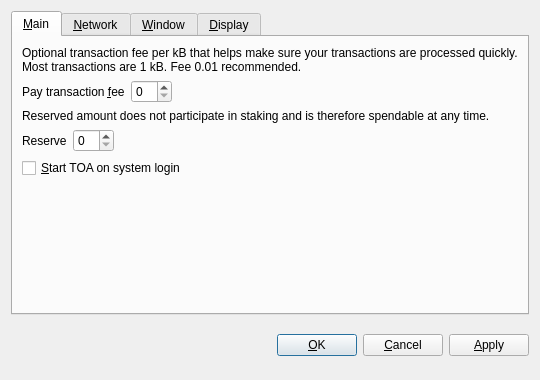
<?xml version="1.0" encoding="UTF-8"?>
<ui version="4.0">
 <class>OptionsDialog</class>
 <widget class="QDialog" name="OptionsDialog">
  <property name="geometry">
   <rect>
    <x>0</x>
    <y>0</y>
    <width>540</width>
    <height>380</height>
   </rect>
  </property>
  <property name="windowTitle">
   <string>Options</string>
  </property>
  <property name="styleSheet">
   <string notr="true">background-image: url(:/images/2s);</string>
  </property>
  <property name="modal">
   <bool>true</bool>
  </property>
  <layout class="QVBoxLayout" name="verticalLayout">
   <item>
    <widget class="QTabWidget" name="tabWidget">
     <property name="tabPosition">
      <enum>QTabWidget::North</enum>
     </property>
     <property name="currentIndex">
      <number>0</number>
     </property>
     <widget class="QWidget" name="tabMain">
      <attribute name="title">
       <string>&amp;Main</string>
      </attribute>
      <layout class="QVBoxLayout" name="verticalLayout_Main">
       <item>
        <widget class="QLabel" name="transactionFeeInfoLabel">
         <property name="text">
          <string>Optional transaction fee per kB that helps make sure your transactions are processed quickly. Most transactions are 1 kB. Fee 0.01 recommended.</string>
         </property>
         <property name="textFormat">
          <enum>Qt::PlainText</enum>
         </property>
         <property name="wordWrap">
          <bool>true</bool>
         </property>
        </widget>
       </item>
       <item>
        <layout class="QHBoxLayout" name="horizontalLayoutFee">
         <item>
          <widget class="QLabel" name="transactionFeeLabel">
           <property name="text">
            <string>Pay transaction &amp;fee</string>
           </property>
           <property name="textFormat">
            <enum>Qt::PlainText</enum>
           </property>
           <property name="buddy">
            <cstring>transactionFee</cstring>
           </property>
          </widget>
         </item>
         <item>
          <widget class="BitcoinAmountField" name="transactionFee"/>
         </item>
         <item>
          <spacer name="horizontalSpacerFee">
           <property name="orientation">
            <enum>Qt::Horizontal</enum>
           </property>
           <property name="sizeHint" stdset="0">
            <size>
             <width>40</width>
             <height>20</height>
            </size>
           </property>
          </spacer>
         </item>
        </layout>
       </item>
       <item>
        <widget class="QLabel" name="reserveBalanceInfoLabel">
         <property name="text">
          <string>Reserved amount does not participate in staking and is therefore spendable at any time.</string>
         </property>
         <property name="textFormat">
          <enum>Qt::PlainText</enum>
         </property>
         <property name="wordWrap">
          <bool>true</bool>
         </property>
        </widget>
       </item>
       <item>
        <layout class="QHBoxLayout" name="horizontalLayoutReserveBalance">
         <item>
          <widget class="QLabel" name="reserveBalanceLabel">
           <property name="text">
            <string>Reserve</string>
           </property>
           <property name="textFormat">
            <enum>Qt::PlainText</enum>
           </property>
           <property name="buddy">
            <cstring>reserveBalance</cstring>
           </property>
          </widget>
         </item>
         <item>
          <widget class="BitcoinAmountField" name="reserveBalance"/>
         </item>
         <item>
          <spacer name="horizontalSpacerReserveBalance">
           <property name="orientation">
            <enum>Qt::Horizontal</enum>
           </property>
           <property name="sizeHint" stdset="0">
            <size>
             <width>40</width>
             <height>20</height>
            </size>
           </property>
          </spacer>
         </item>
        </layout>
       </item>
       <item>
        <widget class="QCheckBox" name="bitcoinAtStartup">
         <property name="toolTip">
          <string>Automatically start TOA after logging in to the system.</string>
         </property>
         <property name="text">
          <string>&amp;Start TOA on system login</string>
         </property>
        </widget>
       </item>
       <item>
        <spacer name="verticalSpacer_Main">
         <property name="orientation">
          <enum>Qt::Vertical</enum>
         </property>
         <property name="sizeHint" stdset="0">
          <size>
           <width>20</width>
           <height>40</height>
          </size>
         </property>
        </spacer>
       </item>
      </layout>
     </widget>
     <widget class="QWidget" name="tabNetwork">
      <attribute name="title">
       <string>&amp;Network</string>
      </attribute>
      <layout class="QVBoxLayout" name="verticalLayout_Network">
       <item>
        <widget class="QCheckBox" name="mapPortUpnp">
         <property name="toolTip">
          <string>Automatically open the TOA client port on the router. This only works when your router supports UPnP and it is enabled.</string>
         </property>
         <property name="text">
          <string>Map port using &amp;UPnP</string>
         </property>
        </widget>
       </item>
       <item>
        <widget class="QCheckBox" name="connectSocks">
         <property name="toolTip">
          <string>Connect to the TOA network through a SOCKS proxy (e.g. when connecting through Tor).</string>
         </property>
         <property name="text">
          <string>&amp;Connect through SOCKS proxy:</string>
         </property>
        </widget>
       </item>
       <item>
        <layout class="QHBoxLayout" name="horizontalLayout_Network">
         <item>
          <widget class="QLabel" name="proxyIpLabel">
           <property name="text">
            <string>Proxy &amp;IP:</string>
           </property>
           <property name="textFormat">
            <enum>Qt::PlainText</enum>
           </property>
           <property name="buddy">
            <cstring>proxyIp</cstring>
           </property>
          </widget>
         </item>
         <item>
          <widget class="QValidatedLineEdit" name="proxyIp">
           <property name="maximumSize">
            <size>
             <width>140</width>
             <height>16777215</height>
            </size>
           </property>
           <property name="toolTip">
            <string>IP address of the proxy (e.g. 127.0.0.1)</string>
           </property>
          </widget>
         </item>
         <item>
          <widget class="QLabel" name="proxyPortLabel">
           <property name="text">
            <string>&amp;Port:</string>
           </property>
           <property name="textFormat">
            <enum>Qt::PlainText</enum>
           </property>
           <property name="buddy">
            <cstring>proxyPort</cstring>
           </property>
          </widget>
         </item>
         <item>
          <widget class="QLineEdit" name="proxyPort">
           <property name="maximumSize">
            <size>
             <width>55</width>
             <height>16777215</height>
            </size>
           </property>
           <property name="toolTip">
            <string>Port of the proxy (e.g. 9050)</string>
           </property>
          </widget>
         </item>
         <item>
          <widget class="QLabel" name="socksVersionLabel">
           <property name="text">
            <string>SOCKS &amp;Version:</string>
           </property>
           <property name="textFormat">
            <enum>Qt::PlainText</enum>
           </property>
           <property name="buddy">
            <cstring>socksVersion</cstring>
           </property>
          </widget>
         </item>
         <item>
          <widget class="QValueComboBox" name="socksVersion">
           <property name="toolTip">
            <string>SOCKS version of the proxy (e.g. 5)</string>
           </property>
          </widget>
         </item>
         <item>
          <spacer name="horizontalSpacer_Network">
           <property name="orientation">
            <enum>Qt::Horizontal</enum>
           </property>
           <property name="sizeHint" stdset="0">
            <size>
             <width>40</width>
             <height>20</height>
            </size>
           </property>
          </spacer>
         </item>
        </layout>
       </item>
       <item>
        <spacer name="verticalSpacer_Network">
         <property name="orientation">
          <enum>Qt::Vertical</enum>
         </property>
         <property name="sizeHint" stdset="0">
          <size>
           <width>20</width>
           <height>40</height>
          </size>
         </property>
        </spacer>
       </item>
      </layout>
     </widget>
     <widget class="QWidget" name="tabWindow">
      <attribute name="title">
       <string>&amp;Window</string>
      </attribute>
      <layout class="QVBoxLayout" name="verticalLayout_Window">
       <item>
        <widget class="QCheckBox" name="minimizeToTray">
         <property name="toolTip">
          <string>Show only a tray icon after minimizing the window.</string>
         </property>
         <property name="text">
          <string>&amp;Minimize to the tray instead of the taskbar</string>
         </property>
        </widget>
       </item>
       <item>
        <widget class="QCheckBox" name="minimizeOnClose">
         <property name="toolTip">
          <string>Minimize instead of exit the application when the window is closed. When this option is enabled, the application will be closed only after selecting Quit in the menu.</string>
         </property>
         <property name="text">
          <string>M&amp;inimize on close</string>
         </property>
        </widget>
       </item>
       <item>
        <spacer name="verticalSpacer_Window">
         <property name="orientation">
          <enum>Qt::Vertical</enum>
         </property>
         <property name="sizeHint" stdset="0">
          <size>
           <width>20</width>
           <height>40</height>
          </size>
         </property>
        </spacer>
       </item>
      </layout>
     </widget>
     <widget class="QWidget" name="tabDisplay">
      <attribute name="title">
       <string>&amp;Display</string>
      </attribute>
      <layout class="QVBoxLayout" name="verticalLayout_Display">
       <item>
        <layout class="QHBoxLayout" name="horizontalLayout_1_Display">
         <item>
          <widget class="QLabel" name="langLabel">
           <property name="text">
            <string>User Interface &amp;language:</string>
           </property>
           <property name="textFormat">
            <enum>Qt::PlainText</enum>
           </property>
           <property name="buddy">
            <cstring>lang</cstring>
           </property>
          </widget>
         </item>
         <item>
          <widget class="QValueComboBox" name="lang">
           <property name="toolTip">
            <string>The user interface language can be set here. This setting will take effect after restarting TOA.</string>
           </property>
          </widget>
         </item>
        </layout>
       </item>
       <item>
        <layout class="QHBoxLayout" name="horizontalLayout_2_Display">
         <item>
          <widget class="QLabel" name="unitLabel">
           <property name="text">
            <string>&amp;Unit to show amounts in:</string>
           </property>
           <property name="textFormat">
            <enum>Qt::PlainText</enum>
           </property>
           <property name="buddy">
            <cstring>unit</cstring>
           </property>
          </widget>
         </item>
         <item>
          <widget class="QValueComboBox" name="unit">
           <property name="toolTip">
            <string>Choose the default subdivision unit to show in the interface and when sending coins.</string>
           </property>
          </widget>
         </item>
        </layout>
       </item>
       <item>
        <widget class="QCheckBox" name="displayAddresses">
         <property name="toolTip">
          <string>Whether to show TOA addresses in the transaction list or not.</string>
         </property>
         <property name="text">
          <string>&amp;Display addresses in transaction list</string>
         </property>
        </widget>
       </item>
       <item>
        <widget class="QCheckBox" name="coinControlFeatures">
         <property name="toolTip">
          <string>Whether to show coin control features or not.</string>
         </property>
         <property name="text">
          <string>Display coin &amp;control features (experts only!)</string>
         </property>
        </widget>
       </item>
       <item>
        <spacer name="verticalSpacer_Display">
         <property name="orientation">
          <enum>Qt::Vertical</enum>
         </property>
         <property name="sizeHint" stdset="0">
          <size>
           <width>20</width>
           <height>40</height>
          </size>
         </property>
        </spacer>
       </item>
      </layout>
     </widget>
    </widget>
   </item>
   <item>
    <layout class="QHBoxLayout" name="horizontalLayout_Buttons">
     <item>
      <spacer name="horizontalSpacer_1">
       <property name="orientation">
        <enum>Qt::Horizontal</enum>
       </property>
       <property name="sizeHint" stdset="0">
        <size>
         <width>40</width>
         <height>48</height>
        </size>
       </property>
      </spacer>
     </item>
     <item>
      <widget class="QLabel" name="statusLabel">
       <property name="font">
        <font>
         <weight>75</weight>
         <bold>true</bold>
        </font>
       </property>
       <property name="text">
        <string/>
       </property>
       <property name="textFormat">
        <enum>Qt::PlainText</enum>
       </property>
       <property name="wordWrap">
        <bool>true</bool>
       </property>
      </widget>
     </item>
     <item>
      <spacer name="horizontalSpacer_2">
       <property name="orientation">
        <enum>Qt::Horizontal</enum>
       </property>
       <property name="sizeHint" stdset="0">
        <size>
         <width>40</width>
         <height>48</height>
        </size>
       </property>
      </spacer>
     </item>
     <item>
      <widget class="QPushButton" name="okButton">
       <property name="text">
        <string>&amp;OK</string>
       </property>
      </widget>
     </item>
     <item>
      <widget class="QPushButton" name="cancelButton">
       <property name="text">
        <string>&amp;Cancel</string>
       </property>
       <property name="autoDefault">
        <bool>false</bool>
       </property>
      </widget>
     </item>
     <item>
      <widget class="QPushButton" name="applyButton">
       <property name="text">
        <string>&amp;Apply</string>
       </property>
       <property name="autoDefault">
        <bool>false</bool>
       </property>
      </widget>
     </item>
    </layout>
   </item>
  </layout>
 </widget>
 <customwidgets>
  <customwidget>
   <class>BitcoinAmountField</class>
   <extends>QSpinBox</extends>
   <header>bitcoinamountfield.h</header>
   <container>1</container>
  </customwidget>
  <customwidget>
   <class>QValueComboBox</class>
   <extends>QComboBox</extends>
   <header>qvaluecombobox.h</header>
  </customwidget>
  <customwidget>
   <class>QValidatedLineEdit</class>
   <extends>QLineEdit</extends>
   <header>qvalidatedlineedit.h</header>
  </customwidget>
 </customwidgets>
 <resources/>
 <connections/>
</ui>
